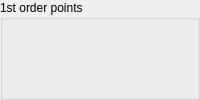
                   <widget class="QGroupBox" name="groupBox_4">
                    <property name="sizePolicy">
                     <sizepolicy hsizetype="Preferred" vsizetype="Fixed">
                      <horstretch>0</horstretch>
                      <verstretch>0</verstretch>
                     </sizepolicy>
                    </property>
                    <property name="title">
                     <string>1st order points</string>
                    </property>
                    <layout class="QGridLayout" name="gridLayout_8">
                     <property name="leftMargin">
                      <number>0</number>
                     </property>
                     <property name="topMargin">
                      <number>0</number>
                     </property>
                     <property name="rightMargin">
                      <number>0</number>
                     </property>
                     <property name="bottomMargin">
                      <number>0</number>
                     </property>
                     <property name="spacing">
                      <number>0</number>
                     </property>
                     <item row="0" column="3">
                      <widget class="QPushButton" name="tab_map_push_botton_points_1st_order_decrease">
                       <property name="enabled">
                        <bool>false</bool>
                       </property>
                       <property name="sizePolicy">
                        <sizepolicy hsizetype="Fixed" vsizetype="Fixed">
                         <horstretch>0</horstretch>
                         <verstretch>0</verstretch>
                        </sizepolicy>
                       </property>
                       <property name="minimumSize">
                        <size>
                         <width>0</width>
                         <height>0</height>
                        </size>
                       </property>
                       <property name="maximumSize">
                        <size>
                         <width>40</width>
                         <height>40</height>
                        </size>
                       </property>
                       <property name="font">
                        <font>
                         <pointsize>10</pointsize>
                         <underline>false</underline>
                         <strikeout>false</strikeout>
                         <kerning>true</kerning>
                        </font>
                       </property>
                       <property name="toolTip">
                        <string>Decrease size</string>
                       </property>
                       <property name="toolTipDuration">
                        <number>3000</number>
                       </property>
                       <property name="autoFillBackground">
                        <bool>false</bool>
                       </property>
                       <property name="text">
                        <string/>
                       </property>
                       <property name="icon">
                        <iconset resource="../../../resources/qrc/icons_128.qrc">
                         <normaloff>:/icons/128/marker_size_decrease.png</normaloff>:/icons/128/marker_size_decrease.png</iconset>
                       </property>
                       <property name="iconSize">
                        <size>
                         <width>28</width>
                         <height>28</height>
                        </size>
                       </property>
                       <property name="flat">
                        <bool>true</bool>
                       </property>
                      </widget>
                     </item>
                     <item row="0" column="2">
                      <widget class="QPushButton" name="tab_map_push_button_points_1st_order">
                       <property name="sizePolicy">
                        <sizepolicy hsizetype="Fixed" vsizetype="Fixed">
                         <horstretch>0</horstretch>
                         <verstretch>0</verstretch>
                        </sizepolicy>
                       </property>
                       <property name="maximumSize">
                        <size>
                         <width>40</width>
                         <height>40</height>
                        </size>
                       </property>
                       <property name="baseSize">
                        <size>
                         <width>0</width>
                         <height>0</height>
                        </size>
                       </property>
                       <property name="toolTip">
                        <string>1st order points</string>
                       </property>
                       <property name="toolTipDuration">
                        <number>3000</number>
                       </property>
                       <property name="text">
                        <string/>
                       </property>
                       <property name="icon">
                        <iconset resource="../../../resources/qrc/icons_128.qrc">
                         <normaloff>:/icons/128/marker_1st_order_gray.png</normaloff>
                         <activeon>:/icons/128/marker_1st_order_amber.png</activeon>:/icons/128/marker_1st_order_gray.png</iconset>
                       </property>
                       <property name="iconSize">
                        <size>
                         <width>28</width>
                         <height>28</height>
                        </size>
                       </property>
                       <property name="checkable">
                        <bool>true</bool>
                       </property>
                       <property name="flat">
                        <bool>true</bool>
                       </property>
                      </widget>
                     </item>
                     <item row="0" column="4">
                      <widget class="QPushButton" name="tab_map_push_botton_points_1st_order_increase">
                       <property name="enabled">
                        <bool>false</bool>
                       </property>
                       <property name="sizePolicy">
                        <sizepolicy hsizetype="Fixed" vsizetype="Fixed">
                         <horstretch>0</horstretch>
                         <verstretch>0</verstretch>
                        </sizepolicy>
                       </property>
                       <property name="minimumSize">
                        <size>
                         <width>0</width>
                         <height>0</height>
                        </size>
                       </property>
                       <property name="maximumSize">
                        <size>
                         <width>40</width>
                         <height>40</height>
                        </size>
                       </property>
                       <property name="font">
                        <font>
                         <pointsize>12</pointsize>
                         <underline>false</underline>
                         <strikeout>false</strikeout>
                         <kerning>true</kerning>
                        </font>
                       </property>
                       <property name="toolTip">
                        <string>Increase size</string>
                       </property>
                       <property name="toolTipDuration">
                        <number>3000</number>
                       </property>
                       <property name="autoFillBackground">
                        <bool>false</bool>
                       </property>
                       <property name="text">
                        <string/>
                       </property>
                       <property name="icon">
                        <iconset resource="../../../resources/qrc/icons_128.qrc">
                         <normaloff>:/icons/128/marker_size_increase.png</normaloff>:/icons/128/marker_size_increase.png</iconset>
                       </property>
                       <property name="iconSize">
                        <size>
                         <width>28</width>
                         <height>28</height>
                        </size>
                       </property>
                       <property name="flat">
                        <bool>true</bool>
                       </property>
                      </widget>
                     </item>
                    </layout>
                   </widget>
